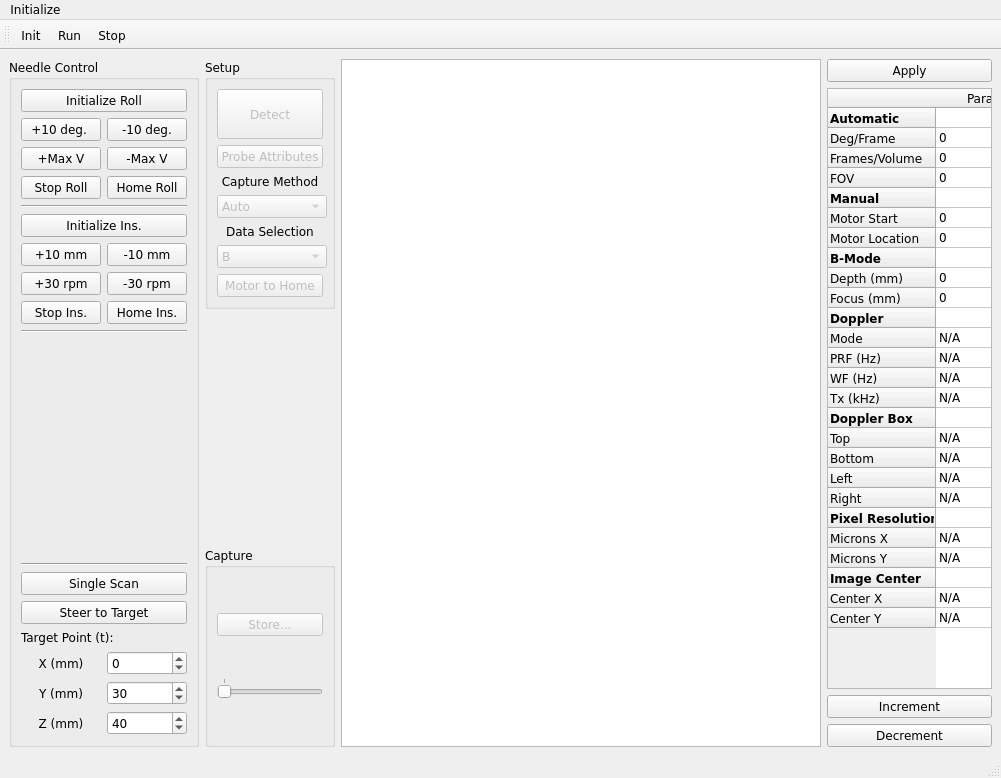
 <widget class="QMainWindow" name="MainWindow">
  <property name="enabled">
   <bool>true</bool>
  </property>
  <property name="geometry">
   <rect>
    <x>0</x>
    <y>0</y>
    <width>974</width>
    <height>778</height>
   </rect>
  </property>
  <property name="font">
   <font>
    <family>Verdana</family>
   </font>
  </property>
  <property name="windowTitle">
   <string>Propello</string>
  </property>
  <property name="windowIcon">
   <iconset resource="propello.qrc">
    <normaloff>:/res/u.ico</normaloff>:/res/u.ico</iconset>
  </property>
  <property name="windowOpacity">
   <double>1.000000000000000</double>
  </property>
  <widget class="QWidget" name="centralwidget">
   <layout class="QHBoxLayout" name="horizontalLayout">
    <item>
     <widget class="QGroupBox" name="wNeedleControlLayout">
      <property name="title">
       <string>Needle Control</string>
      </property>
      <layout class="QVBoxLayout" name="verticalLayout_3">
       <item>
        <widget class="QPushButton" name="r_initRoll">
         <property name="text">
          <string>Initialize Roll</string>
         </property>
        </widget>
       </item>
       <item>
        <layout class="QHBoxLayout" name="horizontalLayout_2">
         <item>
          <widget class="QPushButton" name="r_incRollPos">
           <property name="text">
            <string>+10 deg. </string>
           </property>
          </widget>
         </item>
         <item>
          <widget class="QPushButton" name="r_incRollNeg">
           <property name="text">
            <string>-10 deg.</string>
           </property>
          </widget>
         </item>
        </layout>
       </item>
       <item>
        <layout class="QHBoxLayout" name="horizontalLayout_3">
         <item>
          <widget class="QPushButton" name="r_maxRollPos">
           <property name="text">
            <string>+Max V</string>
           </property>
          </widget>
         </item>
         <item>
          <widget class="QPushButton" name="r_maxRollNeg">
           <property name="text">
            <string>-Max V</string>
           </property>
          </widget>
         </item>
        </layout>
       </item>
       <item>
        <layout class="QHBoxLayout" name="horizontalLayout_4">
         <item>
          <widget class="QPushButton" name="r_stopRoll">
           <property name="text">
            <string>Stop Roll</string>
           </property>
          </widget>
         </item>
         <item>
          <widget class="QPushButton" name="r_homeRoll">
           <property name="text">
            <string>Home Roll</string>
           </property>
          </widget>
         </item>
        </layout>
       </item>
       <item>
        <widget class="Line" name="line">
         <property name="orientation">
          <enum>Qt::Horizontal</enum>
         </property>
        </widget>
       </item>
       <item>
        <widget class="QPushButton" name="r_initInsertion">
         <property name="text">
          <string>Initialize Ins.</string>
         </property>
        </widget>
       </item>
       <item>
        <layout class="QHBoxLayout" name="horizontalLayout_5">
         <item>
          <widget class="QPushButton" name="r_incInsPos">
           <property name="text">
            <string>+10 mm</string>
           </property>
          </widget>
         </item>
         <item>
          <widget class="QPushButton" name="r_incInsNeg">
           <property name="text">
            <string>-10 mm</string>
           </property>
          </widget>
         </item>
        </layout>
       </item>
       <item>
        <layout class="QHBoxLayout" name="horizontalLayout_6">
         <item>
          <widget class="QPushButton" name="r_maxInsPos">
           <property name="text">
            <string>+30 rpm</string>
           </property>
          </widget>
         </item>
         <item>
          <widget class="QPushButton" name="r_maxInsNeg">
           <property name="text">
            <string>-30 rpm</string>
           </property>
          </widget>
         </item>
        </layout>
       </item>
       <item>
        <layout class="QHBoxLayout" name="horizontalLayout_7">
         <item>
          <widget class="QPushButton" name="r_stopIns">
           <property name="text">
            <string>Stop Ins.</string>
           </property>
          </widget>
         </item>
         <item>
          <widget class="QPushButton" name="r_homeIns">
           <property name="text">
            <string>Home Ins.</string>
           </property>
          </widget>
         </item>
        </layout>
       </item>
       <item>
        <widget class="Line" name="line_2">
         <property name="orientation">
          <enum>Qt::Horizontal</enum>
         </property>
        </widget>
       </item>
       <item>
        <spacer name="verticalSpacer_4">
         <property name="orientation">
          <enum>Qt::Vertical</enum>
         </property>
         <property name="sizeHint" stdset="0">
          <size>
           <width>20</width>
           <height>40</height>
          </size>
         </property>
        </spacer>
       </item>
       <item>
        <widget class="Line" name="line_4">
         <property name="orientation">
          <enum>Qt::Horizontal</enum>
         </property>
        </widget>
       </item>
       <item>
        <widget class="QPushButton" name="r_scanNeedle">
         <property name="text">
          <string>Single Scan</string>
         </property>
        </widget>
       </item>
       <item>
        <widget class="QPushButton" name="r_applyControl">
         <property name="text">
          <string>Steer to Target</string>
         </property>
        </widget>
       </item>
       <item>
        <widget class="QLabel" name="label_4">
         <property name="text">
          <string>Target Point (t):</string>
         </property>
        </widget>
       </item>
       <item>
        <layout class="QGridLayout" name="gridLayout">
         <item row="0" column="0">
          <widget class="QLabel" name="label">
           <property name="text">
            <string>X (mm)</string>
           </property>
           <property name="alignment">
            <set>Qt::AlignCenter</set>
           </property>
          </widget>
         </item>
         <item row="1" column="1">
          <widget class="QSpinBox" name="target_y">
           <property name="minimum">
            <number>10</number>
           </property>
           <property name="maximum">
            <number>200</number>
           </property>
           <property name="singleStep">
            <number>10</number>
           </property>
           <property name="value">
            <number>30</number>
           </property>
          </widget>
         </item>
         <item row="2" column="0">
          <widget class="QLabel" name="label_3">
           <property name="text">
            <string>Z (mm)</string>
           </property>
           <property name="alignment">
            <set>Qt::AlignCenter</set>
           </property>
          </widget>
         </item>
         <item row="0" column="1">
          <widget class="QSpinBox" name="target_x">
           <property name="minimum">
            <number>-100</number>
           </property>
           <property name="maximum">
            <number>100</number>
           </property>
           <property name="singleStep">
            <number>10</number>
           </property>
          </widget>
         </item>
         <item row="1" column="0">
          <widget class="QLabel" name="label_2">
           <property name="text">
            <string>Y (mm)</string>
           </property>
           <property name="alignment">
            <set>Qt::AlignCenter</set>
           </property>
          </widget>
         </item>
         <item row="2" column="1">
          <widget class="QSpinBox" name="target_z">
           <property name="minimum">
            <number>-500</number>
           </property>
           <property name="maximum">
            <number>500</number>
           </property>
           <property name="singleStep">
            <number>10</number>
           </property>
           <property name="value">
            <number>40</number>
           </property>
          </widget>
         </item>
        </layout>
       </item>
      </layout>
     </widget>
    </item>
    <item>
     <layout class="QVBoxLayout" name="wSetupLayout">
      <item>
       <widget class="QGroupBox" name="wSetupGroup">
        <property name="minimumSize">
         <size>
          <width>130</width>
          <height>220</height>
         </size>
        </property>
        <property name="maximumSize">
         <size>
          <width>16777215</width>
          <height>16777215</height>
         </size>
        </property>
        <property name="title">
         <string>Setup</string>
        </property>
        <layout class="QVBoxLayout" name="verticalLayout_2">
         <item>
          <widget class="QPushButton" name="wDetect">
           <property name="enabled">
            <bool>false</bool>
           </property>
           <property name="minimumSize">
            <size>
             <width>50</width>
             <height>50</height>
            </size>
           </property>
           <property name="maximumSize">
            <size>
             <width>150</width>
             <height>16777215</height>
            </size>
           </property>
           <property name="text">
            <string>Detect</string>
           </property>
           <property name="checkable">
            <bool>true</bool>
           </property>
           <property name="autoDefault">
            <bool>false</bool>
           </property>
           <property name="default">
            <bool>false</bool>
           </property>
          </widget>
         </item>
         <item>
          <widget class="QPushButton" name="wProbeAttributes">
           <property name="enabled">
            <bool>false</bool>
           </property>
           <property name="text">
            <string>Probe Attributes</string>
           </property>
          </widget>
         </item>
         <item>
          <widget class="QLabel" name="wCaptureMethodLabel">
           <property name="text">
            <string>Capture Method</string>
           </property>
           <property name="alignment">
            <set>Qt::AlignCenter</set>
           </property>
          </widget>
         </item>
         <item>
          <widget class="QComboBox" name="wCaptureMethod">
           <property name="enabled">
            <bool>false</bool>
           </property>
           <property name="minimumSize">
            <size>
             <width>110</width>
             <height>0</height>
            </size>
           </property>
           <item>
            <property name="text">
             <string>Auto</string>
            </property>
           </item>
           <item>
            <property name="text">
             <string>Manual</string>
            </property>
           </item>
          </widget>
         </item>
         <item>
          <widget class="QLabel" name="wDataSelectLabel">
           <property name="text">
            <string>Data Selection</string>
           </property>
           <property name="alignment">
            <set>Qt::AlignCenter</set>
           </property>
          </widget>
         </item>
         <item>
          <widget class="QComboBox" name="wDataSelect">
           <property name="enabled">
            <bool>false</bool>
           </property>
           <property name="minimumSize">
            <size>
             <width>110</width>
             <height>0</height>
            </size>
           </property>
           <item>
            <property name="text">
             <string>B</string>
            </property>
           </item>
           <item>
            <property name="text">
             <string>RF</string>
            </property>
           </item>
           <item>
            <property name="text">
             <string>B/RF</string>
            </property>
           </item>
           <item>
            <property name="text">
             <string>M</string>
            </property>
           </item>
           <item>
            <property name="text">
             <string>CDI</string>
            </property>
           </item>
          </widget>
         </item>
         <item>
          <widget class="QPushButton" name="wHomeMotor">
           <property name="enabled">
            <bool>false</bool>
           </property>
           <property name="text">
            <string>Motor to Home</string>
           </property>
          </widget>
         </item>
        </layout>
       </widget>
      </item>
      <item>
       <spacer name="verticalSpacer">
        <property name="orientation">
         <enum>Qt::Vertical</enum>
        </property>
        <property name="sizeHint" stdset="0">
         <size>
          <width>20</width>
          <height>40</height>
         </size>
        </property>
       </spacer>
      </item>
      <item>
       <widget class="QGroupBox" name="wStoreGroup">
        <property name="minimumSize">
         <size>
          <width>0</width>
          <height>200</height>
         </size>
        </property>
        <property name="title">
         <string>Capture</string>
        </property>
        <layout class="QVBoxLayout" name="verticalLayout">
         <item>
          <widget class="QPushButton" name="wStoreVolumes">
           <property name="enabled">
            <bool>false</bool>
           </property>
           <property name="text">
            <string>Store...</string>
           </property>
          </widget>
         </item>
         <item>
          <widget class="QSlider" name="wCine">
           <property name="maximumSize">
            <size>
             <width>150</width>
             <height>16777215</height>
            </size>
           </property>
           <property name="maximum">
            <number>1</number>
           </property>
           <property name="orientation">
            <enum>Qt::Horizontal</enum>
           </property>
           <property name="tickPosition">
            <enum>QSlider::TicksAbove</enum>
           </property>
           <property name="tickInterval">
            <number>10</number>
           </property>
          </widget>
         </item>
        </layout>
       </widget>
      </item>
     </layout>
    </item>
    <item>
     <layout class="QGridLayout" name="wImageLayout">
      <item row="0" column="1">
       <layout class="QVBoxLayout" name="wParamsLayout">
        <item>
         <widget class="QPushButton" name="wApply">
          <property name="text">
           <string>Apply</string>
          </property>
         </widget>
        </item>
        <item>
         <widget class="QTableWidget" name="wParams">
          <property name="minimumSize">
           <size>
            <width>165</width>
            <height>0</height>
           </size>
          </property>
          <property name="maximumSize">
           <size>
            <width>220</width>
            <height>16777215</height>
           </size>
          </property>
          <property name="mouseTracking">
           <bool>false</bool>
          </property>
          <property name="gridStyle">
           <enum>Qt::SolidLine</enum>
          </property>
          <property name="sortingEnabled">
           <bool>false</bool>
          </property>
          <property name="columnCount">
           <number>1</number>
          </property>
          <attribute name="horizontalHeaderVisible">
           <bool>true</bool>
          </attribute>
          <attribute name="horizontalHeaderCascadingSectionResizes">
           <bool>false</bool>
          </attribute>
          <attribute name="verticalHeaderVisible">
           <bool>true</bool>
          </attribute>
          <attribute name="verticalHeaderDefaultSectionSize">
           <number>20</number>
          </attribute>
          <row>
           <property name="text">
            <string>Automatic</string>
           </property>
           <property name="font">
            <font>
             <weight>75</weight>
             <bold>true</bold>
            </font>
           </property>
          </row>
          <row>
           <property name="text">
            <string>Deg/Frame</string>
           </property>
          </row>
          <row>
           <property name="text">
            <string>Frames/Volume</string>
           </property>
          </row>
          <row>
           <property name="text">
            <string>FOV</string>
           </property>
          </row>
          <row>
           <property name="text">
            <string>Manual</string>
           </property>
           <property name="font">
            <font>
             <weight>75</weight>
             <bold>true</bold>
            </font>
           </property>
          </row>
          <row>
           <property name="text">
            <string>Motor Start</string>
           </property>
          </row>
          <row>
           <property name="text">
            <string>Motor Location</string>
           </property>
          </row>
          <row>
           <property name="text">
            <string>B-Mode</string>
           </property>
           <property name="font">
            <font>
             <weight>75</weight>
             <bold>true</bold>
            </font>
           </property>
          </row>
          <row>
           <property name="text">
            <string>Depth (mm)</string>
           </property>
          </row>
          <row>
           <property name="text">
            <string>Focus (mm)</string>
           </property>
          </row>
          <row>
           <property name="text">
            <string>Doppler</string>
           </property>
           <property name="font">
            <font>
             <weight>75</weight>
             <bold>true</bold>
            </font>
           </property>
          </row>
          <row>
           <property name="text">
            <string>Mode</string>
           </property>
          </row>
          <row>
           <property name="text">
            <string>PRF (Hz)</string>
           </property>
          </row>
          <row>
           <property name="text">
            <string>WF (Hz)</string>
           </property>
          </row>
          <row>
           <property name="text">
            <string>Tx (kHz)</string>
           </property>
          </row>
          <row>
           <property name="text">
            <string>Doppler Box</string>
           </property>
           <property name="font">
            <font>
             <weight>75</weight>
             <bold>true</bold>
            </font>
           </property>
          </row>
          <row>
           <property name="text">
            <string>Top</string>
           </property>
          </row>
          <row>
           <property name="text">
            <string>Bottom</string>
           </property>
          </row>
          <row>
           <property name="text">
            <string>Left</string>
           </property>
          </row>
          <row>
           <property name="text">
            <string>Right</string>
           </property>
          </row>
          <row>
           <property name="text">
            <string>Pixel Resolution</string>
           </property>
           <property name="font">
            <font>
             <weight>75</weight>
             <bold>true</bold>
            </font>
           </property>
          </row>
          <row>
           <property name="text">
            <string>Microns X</string>
           </property>
          </row>
          <row>
           <property name="text">
            <string>Microns Y</string>
           </property>
          </row>
          <row>
           <property name="text">
            <string>Image Center</string>
           </property>
           <property name="font">
            <font>
             <weight>75</weight>
             <bold>true</bold>
            </font>
           </property>
          </row>
          <row>
           <property name="text">
            <string>Center X</string>
           </property>
          </row>
          <row>
           <property name="text">
            <string>Center Y</string>
           </property>
          </row>
          <column>
           <property name="text">
            <string>Param</string>
           </property>
          </column>
          <item row="0" column="0">
           <property name="text">
            <string/>
           </property>
           <property name="font">
            <font>
             <weight>75</weight>
             <bold>true</bold>
            </font>
           </property>
          </item>
          <item row="1" column="0">
           <property name="text">
            <string>0</string>
           </property>
           <property name="flags">
            <set>ItemIsSelectable|ItemIsEnabled</set>
           </property>
          </item>
          <item row="2" column="0">
           <property name="text">
            <string>0</string>
           </property>
          </item>
          <item row="3" column="0">
           <property name="text">
            <string>0</string>
           </property>
           <property name="flags">
            <set>ItemIsSelectable|ItemIsEnabled</set>
           </property>
          </item>
          <item row="4" column="0">
           <property name="text">
            <string/>
           </property>
          </item>
          <item row="5" column="0">
           <property name="text">
            <string>0</string>
           </property>
           <property name="flags">
            <set>ItemIsSelectable|ItemIsEnabled</set>
           </property>
          </item>
          <item row="6" column="0">
           <property name="text">
            <string>0</string>
           </property>
           <property name="flags">
            <set>NoItemFlags</set>
           </property>
          </item>
          <item row="7" column="0">
           <property name="text">
            <string/>
           </property>
           <property name="font">
            <font>
             <weight>50</weight>
             <bold>false</bold>
            </font>
           </property>
           <property name="flags">
            <set>ItemIsSelectable|ItemIsEditable|ItemIsEnabled</set>
           </property>
          </item>
          <item row="8" column="0">
           <property name="text">
            <string>0</string>
           </property>
           <property name="flags">
            <set>ItemIsSelectable|ItemIsEditable|ItemIsEnabled</set>
           </property>
          </item>
          <item row="9" column="0">
           <property name="text">
            <string>0</string>
           </property>
          </item>
          <item row="10" column="0">
           <property name="text">
            <string/>
           </property>
           <property name="font">
            <font>
             <pointsize>8</pointsize>
             <weight>75</weight>
             <bold>true</bold>
            </font>
           </property>
           <property name="flags">
            <set>NoItemFlags</set>
           </property>
          </item>
          <item row="11" column="0">
           <property name="text">
            <string>N/A</string>
           </property>
          </item>
          <item row="12" column="0">
           <property name="text">
            <string>N/A</string>
           </property>
          </item>
          <item row="13" column="0">
           <property name="text">
            <string>N/A</string>
           </property>
          </item>
          <item row="14" column="0">
           <property name="text">
            <string>N/A</string>
           </property>
          </item>
          <item row="16" column="0">
           <property name="text">
            <string>N/A</string>
           </property>
          </item>
          <item row="17" column="0">
           <property name="text">
            <string>N/A</string>
           </property>
          </item>
          <item row="18" column="0">
           <property name="text">
            <string>N/A</string>
           </property>
          </item>
          <item row="19" column="0">
           <property name="text">
            <string>N/A</string>
           </property>
          </item>
          <item row="20" column="0">
           <property name="text">
            <string/>
           </property>
           <property name="font">
            <font>
             <weight>75</weight>
             <bold>true</bold>
             <underline>false</underline>
            </font>
           </property>
           <property name="flags">
            <set>ItemIsSelectable|ItemIsEditable|ItemIsDragEnabled|ItemIsUserCheckable|ItemIsEnabled</set>
           </property>
          </item>
          <item row="21" column="0">
           <property name="text">
            <string>N/A</string>
           </property>
          </item>
          <item row="22" column="0">
           <property name="text">
            <string>N/A</string>
           </property>
          </item>
          <item row="23" column="0">
           <property name="text">
            <string/>
           </property>
           <property name="font">
            <font>
             <weight>75</weight>
             <bold>true</bold>
            </font>
           </property>
          </item>
          <item row="24" column="0">
           <property name="text">
            <string>N/A</string>
           </property>
          </item>
          <item row="25" column="0">
           <property name="text">
            <string>N/A</string>
           </property>
          </item>
         </widget>
        </item>
        <item>
         <widget class="QPushButton" name="wInc">
          <property name="text">
           <string>Increment</string>
          </property>
         </widget>
        </item>
        <item>
         <widget class="QPushButton" name="wDec">
          <property name="text">
           <string>Decrement</string>
          </property>
         </widget>
        </item>
       </layout>
      </item>
      <item row="0" column="0">
       <widget class="PropelloBDisplay" name="wBImage">
        <property name="minimumSize">
         <size>
          <width>480</width>
          <height>400</height>
         </size>
        </property>
        <property name="verticalScrollBarPolicy">
         <enum>Qt::ScrollBarAlwaysOff</enum>
        </property>
        <property name="horizontalScrollBarPolicy">
         <enum>Qt::ScrollBarAlwaysOff</enum>
        </property>
        <property name="foregroundBrush">
         <brush brushstyle="SolidPattern">
          <color alpha="255">
           <red>0</red>
           <green>0</green>
           <blue>0</blue>
          </color>
         </brush>
        </property>
       </widget>
      </item>
     </layout>
    </item>
   </layout>
  </widget>
  <widget class="QMenuBar" name="wMenu">
   <property name="geometry">
    <rect>
     <x>0</x>
     <y>0</y>
     <width>974</width>
     <height>20</height>
    </rect>
   </property>
   <widget class="QMenu" name="mInit">
    <property name="title">
     <string>Initialize</string>
    </property>
    <widget class="QMenu" name="mMainBoard">
     <property name="windowIcon">
      <iconset>
       <normaloff>u.ico</normaloff>u.ico</iconset>
     </property>
     <property name="windowOpacity">
      <double>1.000000000000000</double>
     </property>
     <property name="title">
      <string>Main Board</string>
     </property>
     <addaction name="mMain2"/>
     <addaction name="mMain3"/>
     <addaction name="mMain4"/>
    </widget>
    <widget class="QMenu" name="mPCI">
     <property name="title">
      <string>PCI Card</string>
     </property>
     <addaction name="mPCI2"/>
     <addaction name="mPCI3"/>
    </widget>
    <widget class="QMenu" name="mPaths">
     <property name="title">
      <string>Paths</string>
     </property>
     <addaction name="mFirmwarePath"/>
     <addaction name="mSettingsPath"/>
    </widget>
    <addaction name="mMainBoard"/>
    <addaction name="mPCI"/>
    <addaction name="separator"/>
    <addaction name="mPaths"/>
    <addaction name="mCine"/>
    <addaction name="separator"/>
    <addaction name="mSystemID"/>
    <addaction name="separator"/>
   </widget>
   <addaction name="mInit"/>
  </widget>
  <widget class="QStatusBar" name="wStatus"/>
  <widget class="QToolBar" name="wTool">
   <property name="windowTitle">
    <string>toolBar</string>
   </property>
   <property name="toolButtonStyle">
    <enum>Qt::ToolButtonIconOnly</enum>
   </property>
   <property name="floatable">
    <bool>true</bool>
   </property>
   <attribute name="toolBarArea">
    <enum>TopToolBarArea</enum>
   </attribute>
   <attribute name="toolBarBreak">
    <bool>false</bool>
   </attribute>
   <addaction name="aInit"/>
   <addaction name="aRun"/>
   <addaction name="aStop"/>
  </widget>
  <action name="mMain2">
   <property name="checkable">
    <bool>true</bool>
   </property>
   <property name="checked">
    <bool>false</bool>
   </property>
   <property name="text">
    <string>2</string>
   </property>
  </action>
  <action name="mMain3">
   <property name="checkable">
    <bool>true</bool>
   </property>
   <property name="checked">
    <bool>false</bool>
   </property>
   <property name="text">
    <string>3</string>
   </property>
  </action>
  <action name="mMain4">
   <property name="checkable">
    <bool>true</bool>
   </property>
   <property name="checked">
    <bool>true</bool>
   </property>
   <property name="text">
    <string>4</string>
   </property>
  </action>
  <action name="mPCI2">
   <property name="checkable">
    <bool>true</bool>
   </property>
   <property name="checked">
    <bool>false</bool>
   </property>
   <property name="text">
    <string>2</string>
   </property>
  </action>
  <action name="mPCI3">
   <property name="checkable">
    <bool>true</bool>
   </property>
   <property name="checked">
    <bool>true</bool>
   </property>
   <property name="text">
    <string>3</string>
   </property>
  </action>
  <action name="mFirmwarePath">
   <property name="text">
    <string>Firmware</string>
   </property>
  </action>
  <action name="mSettingsPath">
   <property name="text">
    <string>Settings</string>
   </property>
  </action>
  <action name="mSystemID">
   <property name="text">
    <string>System ID...</string>
   </property>
  </action>
  <action name="mCine">
   <property name="text">
    <string>Cine...</string>
   </property>
  </action>
  <action name="aInit">
   <property name="icon">
    <iconset resource="propello.qrc">
     <normaloff>:/res/init.png</normaloff>:/res/init.png</iconset>
   </property>
   <property name="text">
    <string>Init</string>
   </property>
   <property name="toolTip">
    <string>Initialize system</string>
   </property>
  </action>
  <action name="aRun">
   <property name="icon">
    <iconset resource="propello.qrc">
     <normaloff>:/res/run.png</normaloff>:/res/run.png</iconset>
   </property>
   <property name="text">
    <string>Run</string>
   </property>
   <property name="toolTip">
    <string>Start imaging</string>
   </property>
  </action>
  <action name="aStop">
   <property name="icon">
    <iconset resource="propello.qrc">
     <normaloff>:/res/stop.png</normaloff>:/res/stop.png</iconset>
   </property>
   <property name="text">
    <string>Stop</string>
   </property>
   <property name="toolTip">
    <string>Stop imaging</string>
   </property>
  </action>
  <action name="mStoreAll">
   <property name="checkable">
    <bool>true</bool>
   </property>
   <property name="checked">
    <bool>true</bool>
   </property>
   <property name="text">
    <string>Store All</string>
   </property>
  </action>
  <action name="mStoreForward">
   <property name="checkable">
    <bool>true</bool>
   </property>
   <property name="text">
    <string>Store Forward Sweep</string>
   </property>
  </action>
  <action name="mStoreBackward">
   <property name="checkable">
    <bool>false</bool>
   </property>
   <property name="text">
    <string>Store Backward Sweep</string>
   </property>
  </action>
 </widget>
